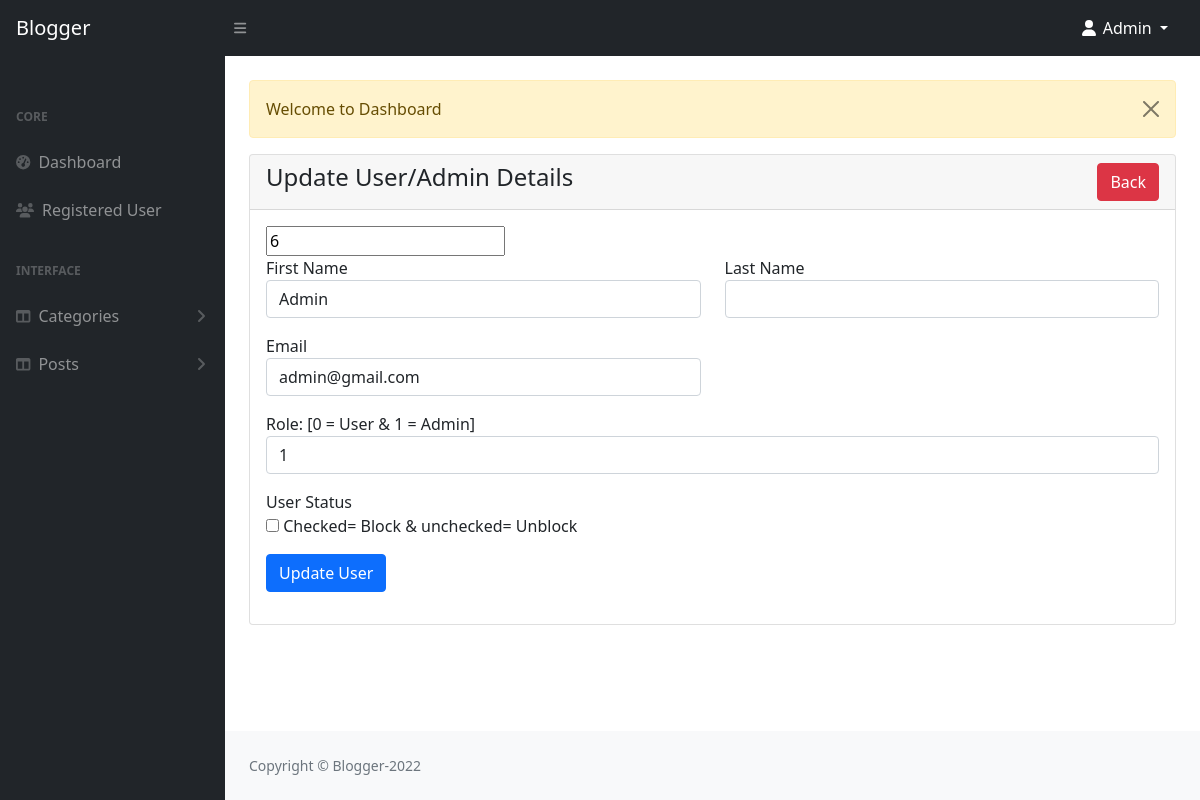
Screenshot of /admin/edit-register.php?edituser=6 (signed in) with the database file from the repository.
### tables this page shows
CREATE TABLE `users` (
  `id` int NOT NULL,
  `fname` varchar(255) NOT NULL,
  `lname` varchar(255) NOT NULL,
  `email` varchar(255) NOT NULL,
  `password` varchar(255) NOT NULL,
  `role_as` tinyint NOT NULL DEFAULT '0',
  `status` int NOT NULL DEFAULT '0',
  `created_at` timestamp NOT NULL DEFAULT CURRENT_TIMESTAMP
);

### admin/edit-register.php (the view, shortened to what this page needs)
<?php
include('includes/header.php');
?>
<div class="conatiner-fluid px-4">
    <div class="row mt-4">
        <div class="col-md-12">
           <?php include('../message.php'); ?>
            <div class="card">
                <div class="card-header">
                    <h4>Update User/Admin Details
                    <a href="view_register.php" class="btn btn-danger float-end">Back</a>
                    </h4>
                </div>
                <div class="card-body">
                <?php
                if(isset($_GET['edituser']))
                {
                    $user_id=$_GET['edituser'];
                    $user_edit="SELECT * FROM users WHERE id='$user_id' LIMIT 1";
                    $user_edit_run=mysqli_query($con,$user_edit);
                    if(mysqli_num_rows($user_edit_run)>0)
                    {
                        $row=mysqli_fetch_array($user_edit_run);
                        ?>
                    <form action="code.php" method="POST">
                    <input type="text" name="edit_user_id" value="<?=$row['id'] ?>"/>
                        <div class="row">
                            <div class="col-md-6 mb-3">
                            <label>First Name</label>
                            <input type="text" name="firstname" class="form-control" value="<?= $row['fname'] ?>"/>
                            </div>
                            <div class="col-md-6 mb-3">
                            <label>Last Name</label>
                            <input type="text" name="lastname" class="form-control" value="<?= $row['lname'] ?>"/>
                            </div>
                            <div class="col-md-6 mb-3">
                            <label>Email</label>
                            <input type="text" name="email" class="form-control" value="<?= $row['email'] ?>"/>
                            </div>
                            <div class="col-md-12 mb-3">
                            <label>Role: [0 = User & 1 = Admin]</label>
                            <input type="text" name="role_as" class="form-control" value="<?= $row['role_as'] ?>"/>
                            </div>
                            <div class="col-md-6 mb-3">
                            <label>User Status</label><br/>
                        <input type="checkbox" name="user_status" <?=$row["status"]=='1'?'checked':'' ?> width="70px" height="70px"/>
                        Checked= Block & unchecked= Unblock
                          </div>
                    <div class="col-md-12 mb-3">
                        <button type="submit" name="user_update" class="btn btn-primary"> Update User</button>
                    </div>
                        </div>
                    </form>
                        <?php
                    }
                    else
                    {
                        ?>
                        <h4>No Record Found</h4>
                        <?php
                    }
                }
                    ?>
                </div>
            </div>
        </div>
    </div>
</div>
<?php
include('includes/footer.php');
include('includes/scripts.php');
?>

### rows the page displays
users: edit_user_id "6", firstname "Admin", email "admin@gmail.com", role_as "1"

### other values shown
$_SESSION['auth_user']['user_name'] "Admin"
$_SESSION['message'] "Welcome to Dashboard"
